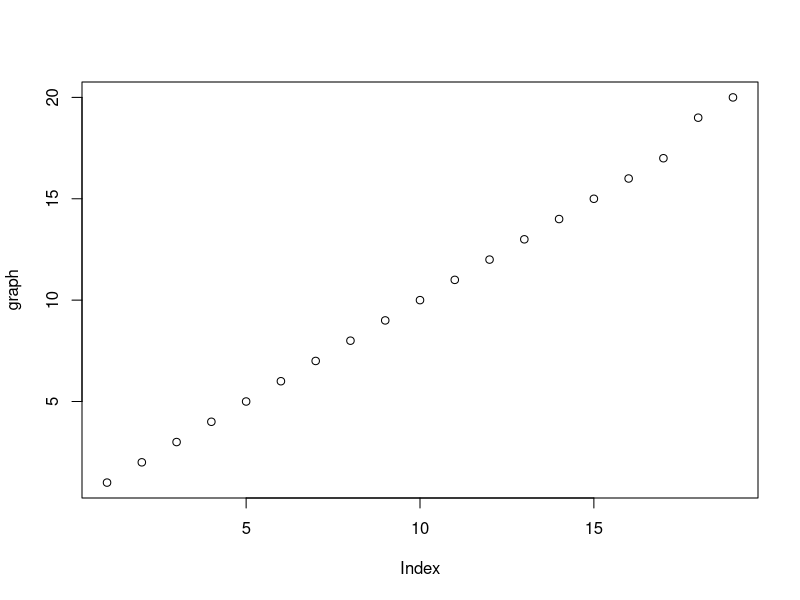

Here is the R script that generated this plot:
#1create 3*3 matrix
mat <-matrix(c(2,4,6,8),nrow=3,ncol=3)
mat1<-matrix(c("sharanya","hari","priya") ,nrow=3,ncol=3)
mat2<-matrix(c(1L,2L,3L),nrow=3,ncol=3)
print(mat)
print(mat1)
print(mat2)
paste(mat)
paste(mat1)
paste(mat2)
cat(mat)
cat(mat1)
cat(mat2)
#create a vector of 4*5*6
sharanya_array<-array(data=c(2,4,6,8,10),dim=c(4,5,6))
print(sharanya_array)
# create a data farme of student with name, rolino, subjects, marks, attendence.
sharanya_names<-data.frame(
sharanya_names=c("sanju","hari","prasanna"),
sharanya_roll.no=c(11,22,33),
sharanya_subjects=c("english","maths","social"),
sharanya_marks=c(77,88,99),
sharanya_attendence=c("a","p","a")
)
print(sharanya_names)


#create vectors of char with your friend name
sharanya<-c("prasanna","hari","priya")
print(sharanya)
#create  a plot graph for range 1 to 20
graph<-c(1,2,3,4,5,6,7,8,9,10,11,12,13,14,15,16,17,19,20)
plot(graph)
#perform addition ,substraction and division, with with if,else,elseif statement
a<-c(1,2,3)
b<-c(2,4,6)
print(a+b)
print(a-b)
print(a*b)
print(a/b)
#if,else,elseif

marks<-25
if(marks>=75)
{
  paste ("congratulation","you  got first class:",marks)
}else if (marks>=45)
{
  paste ("congratulation","you got second class:",marks)
}else
{
  paste ("works hard to pass :",marks)
}  